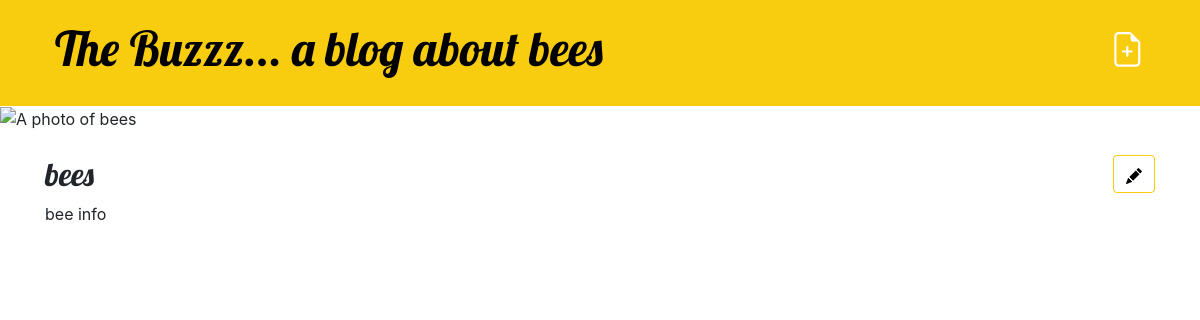
The app's page /post/8/, older data.
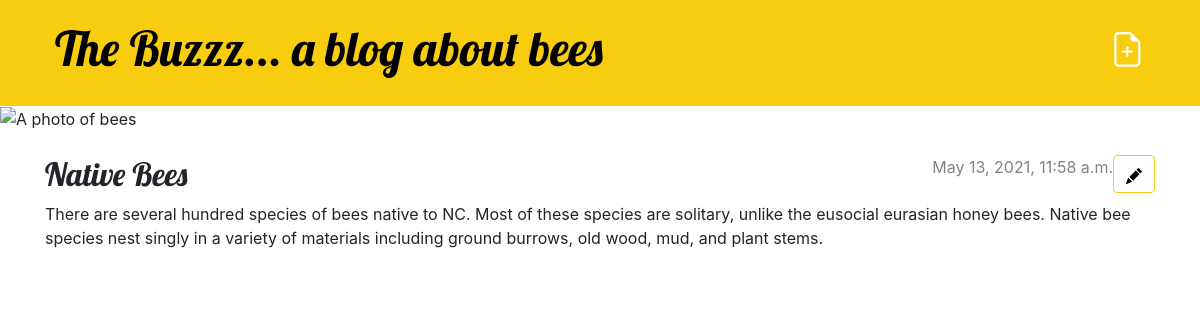
The same page, newer data.
### blog/models.py (models this page shows, shortened)
class Post(models.Model):
    author = models.ForeignKey(settings.AUTH_USER_MODEL, on_delete=models.CASCADE)
    title = models.CharField(max_length=200)
    text = models.TextField()
    created_date = models.DateTimeField(default=timezone.now)
    published_date = models.DateTimeField(blank=True, null=True)

### blog/views.py (the view)
# urls.py: path('post/<int:pk>/', views.post_detail, name='post_detail'),
def post_detail(request, pk):
    post = get_object_or_404(Post, pk=pk)
    return render(request, 'blog/post_detail.html', {'post': post})

### blog/templates/blog/post_detail.html (shortened to what this page needs)
{% extends 'blog/base.html' %}
{% block content %}
    <article class="post">
        <aside class="actions">
            <a class="btn btn-default href={% url 'post_edit' pk=post.pk %}">
            </a>
        </aside>
        {% if post.published_date %}
            <time class="date">
                {{ post.published_date }}
            </time>
        {% endif %}
        <h2>{{ post.title }}</h2>
        <p>{{ post.text|linebreaksbr }}</p>
    </article>
{% endblock %}

Row changes from the older to the newer data that the page shows:
changed Post: published_date (not shown) → "May 13, 2021, 11:58 a.m."; title "bees" → "Native Bees"; text "bee info" → "There are several hundred species of bees native to NC. Most of these species are solitary, unlike the eusocial eurasian honey bees. Native bee species nest singly in a variety of materials including ground burrows, old wood, mud, and plant stems."
